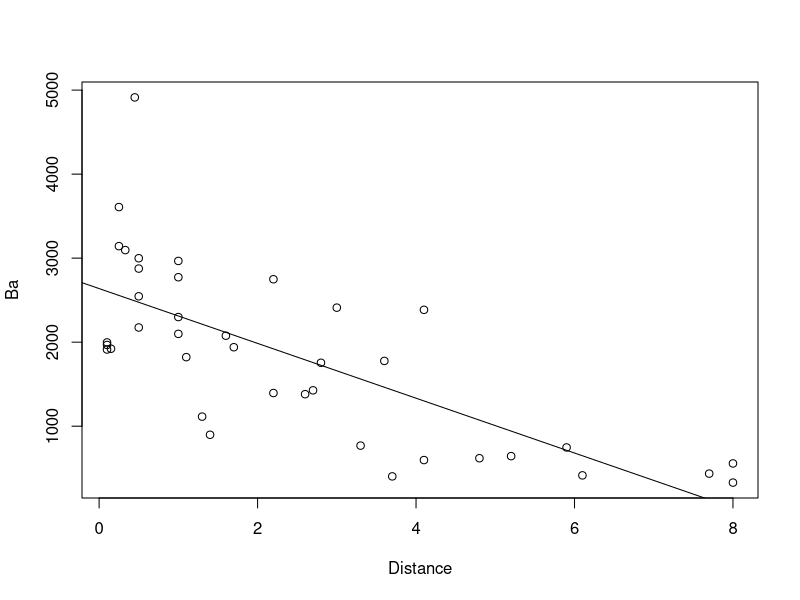
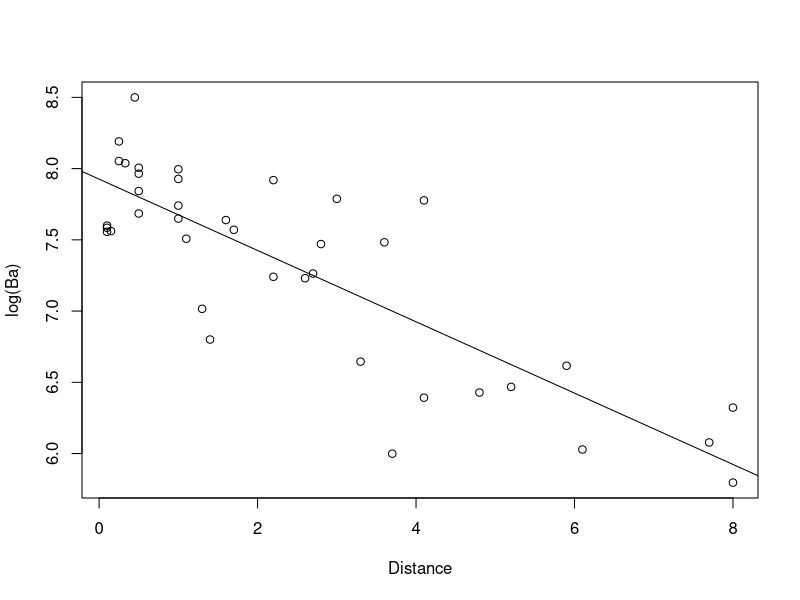
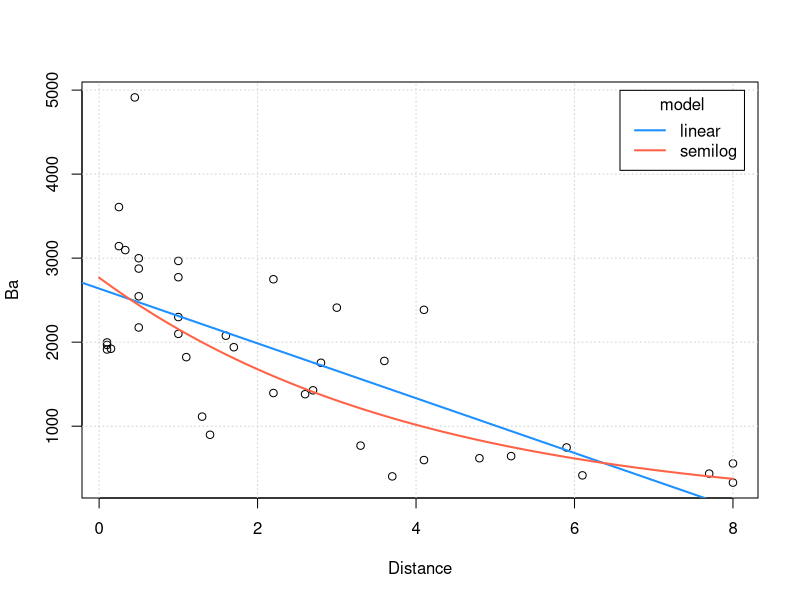
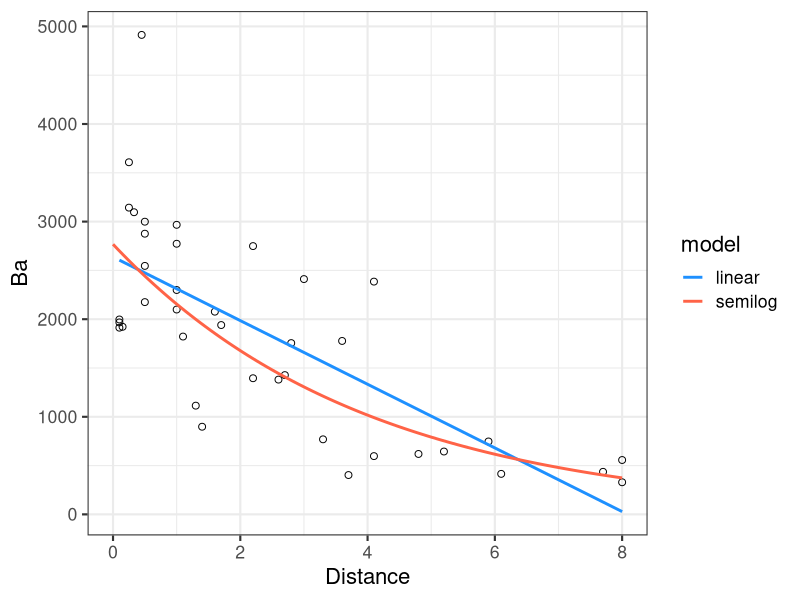
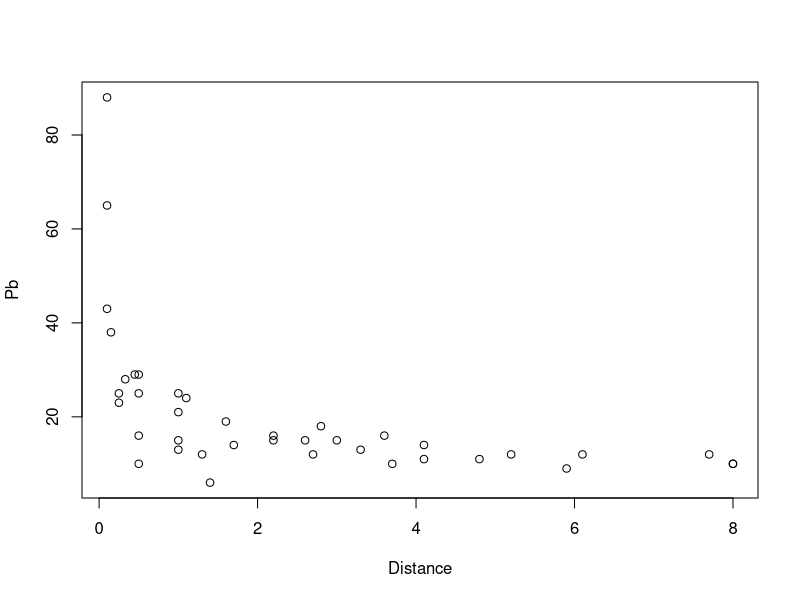
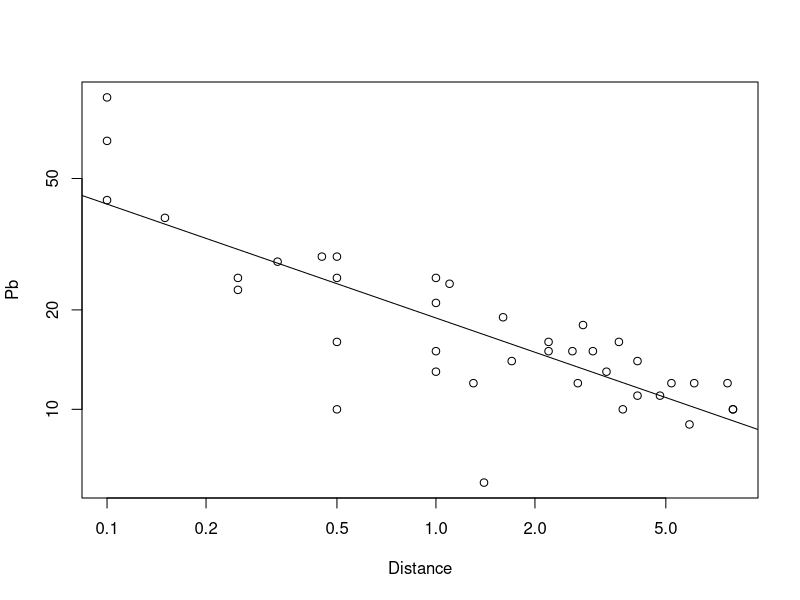

The R script that drew these images, in order:
library(readxl)
library(ggplot2)
ekev <- read_excel("ekev.xls", skip = 1)

# (1) Create linear regression model and plot it
plot(Ba ~ Distance, ekev)
modBa <- lm(Ba ~ Distance, ekev)
abline(modBa)

# (2) Apply logartithm transformation to variable BA
plot(log(Ba) ~ Distance, ekev)
modBa2 <- lm(log(Ba) ~ Distance, ekev)
abline(modBa2)


# (3) Compare two models 
fitting_model_colors <- c("dodgerblue", "tomato")

plot(Ba ~ Distance, ekev)
grid()
# lwd is line width of the fitting line
abline(modBa, lwd = 2, col = fitting_model_colors[1])
xs <- seq(0, 8, len = 100)
ys <- exp(predict(modBa2, newdata = data.frame(Distance = xs)))
lines(xs, ys, lwd = 2, col = fitting_model_colors[2])

legend("topright",
       c("linear", "semilog"),
       lwd = 2,
       col = fitting_model_colors,
       title = "model",
       inset = 0.02)

# (4) Same as 3 but using ggplot
preds2 <- data.frame(Distance = xs, Ba = ys)
# Look at this tutorial: https://youtu.be/HPJn1CMvtmI
# layer 0: x and y are the variables to be represented. "aes" is the aesthetic 
ggplot(data=ekev, mapping = aes(x=Distance, y=Ba)) +  
  # layer 1: size refers to that of the points and pch is the shape of it
  geom_point(pch = 21, size = 2) +
  # layer 2: add a smooth line over the point using a given method
  # method used: linear regression; standar error: none 
  geom_smooth(method = "lm", se = F, aes(col = "linear")) +
  # layer 3: this is another layer build on top of the graph hence data for this 
  # layer needs to be fed in again; we use line width and the aesthetics on top as 
  # the line is an individual object
  geom_line(data = preds2, lwd = 1, aes(col = "semilog")) +
  # layer 4: add colours blue and red to the two fitting lines
  scale_color_manual("model", values = c("linear" = "dodgerblue", "semilog" = "tomato")) +
  # layer 5: add a black and white background, it could be theme_x where x is the type of
  # the thme. Look at the doc to know how many of them are.
  theme_bw(base_size = 16)

plot(Pb ~ Distance, data = ekev)
plot(Pb ~ Distance, ekev, log = "xy")
modPb <- lm(log10(Pb) ~ log10(Distance), ekev)
abline(modPb)
summary(modPb)
